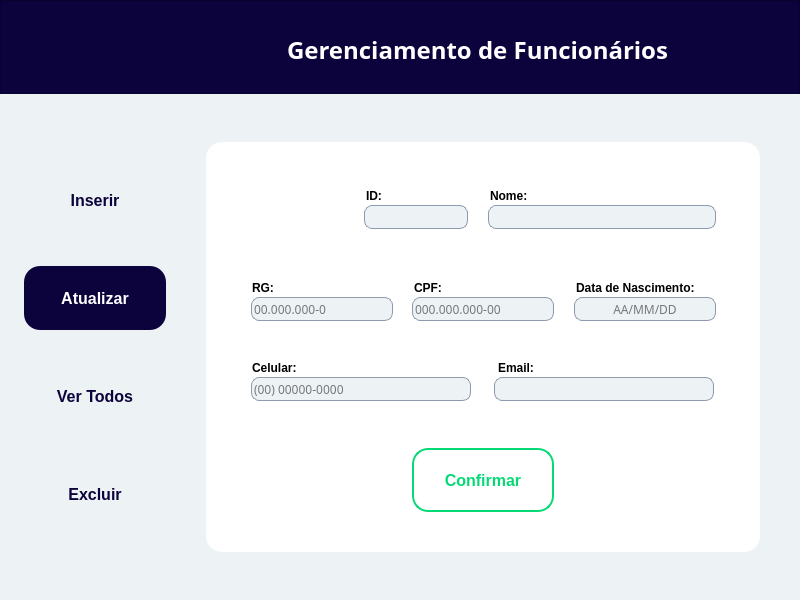
<?xml version="1.0" encoding="UTF-8"?>
<ui version="4.0">
 <class>atualizarFuncionario</class>
 <widget class="QMainWindow" name="atualizarFuncionario">
  <property name="enabled">
   <bool>true</bool>
  </property>
  <property name="geometry">
   <rect>
    <x>0</x>
    <y>0</y>
    <width>800</width>
    <height>600</height>
   </rect>
  </property>
  <property name="windowTitle">
   <string>Gerenciamento de Funcionários</string>
  </property>
  <property name="windowIcon">
   <iconset>
    <selectedon>minilogo.png</selectedon>
   </iconset>
  </property>
  <property name="styleSheet">
   <string notr="true">background: #EDF2F4;</string>
  </property>
  <widget class="QWidget" name="centralwidget">
   <widget class="QLineEdit" name="txtId">
    <property name="geometry">
     <rect>
      <x>364</x>
      <y>205</y>
      <width>104</width>
      <height>24</height>
     </rect>
    </property>
    <property name="font">
     <font>
      <family>Poppins Medium</family>
     </font>
    </property>
    <property name="styleSheet">
     <string notr="true">box-sizing: border-box;

position: absolute;
width: 352px;
height: 24px;
left: 364px;
top: 205px;

background: #EDF2F4;
border: 1px solid #8D99AE;
border-radius: 8px;</string>
    </property>
   </widget>
   <widget class="QLineEdit" name="txtDataNasc">
    <property name="geometry">
     <rect>
      <x>574</x>
      <y>297</y>
      <width>142</width>
      <height>24</height>
     </rect>
    </property>
    <property name="font">
     <font>
      <family>Poppins Medium</family>
     </font>
    </property>
    <property name="styleSheet">
     <string notr="true">box-sizing: border-box;

position: absolute;
width: 352px;
height: 24px;
left: 364px;
top: 205px;

background: #EDF2F4;
border: 1px solid #8D99AE;
border-radius: 8px;</string>
    </property>
    <property name="alignment">
     <set>Qt::AlignCenter</set>
    </property>
    <property name="placeholderText">
     <string>AA/MM/DD</string>
    </property>
   </widget>
   <widget class="QLineEdit" name="txtTelefone">
    <property name="geometry">
     <rect>
      <x>251</x>
      <y>377</y>
      <width>220</width>
      <height>24</height>
     </rect>
    </property>
    <property name="font">
     <font>
      <family>Poppins Medium</family>
     </font>
    </property>
    <property name="styleSheet">
     <string notr="true">box-sizing: border-box;

position: absolute;
width: 352px;
height: 24px;
left: 364px;
top: 205px;

background: #EDF2F4;
border: 1px solid #8D99AE;
border-radius: 8px;</string>
    </property>
    <property name="placeholderText">
     <string>(00) 00000-0000</string>
    </property>
   </widget>
   <widget class="QLineEdit" name="txtEmail">
    <property name="geometry">
     <rect>
      <x>494</x>
      <y>377</y>
      <width>220</width>
      <height>24</height>
     </rect>
    </property>
    <property name="font">
     <font>
      <family>Poppins Medium</family>
     </font>
    </property>
    <property name="styleSheet">
     <string notr="true">box-sizing: border-box;

position: absolute;
width: 352px;
height: 24px;
left: 364px;
top: 205px;

background: #EDF2F4;
border: 1px solid #8D99AE;
border-radius: 8px;</string>
    </property>
   </widget>
   <widget class="QLineEdit" name="txtCpf">
    <property name="geometry">
     <rect>
      <x>412</x>
      <y>297</y>
      <width>142</width>
      <height>24</height>
     </rect>
    </property>
    <property name="font">
     <font>
      <family>Poppins Medium</family>
     </font>
    </property>
    <property name="styleSheet">
     <string notr="true">box-sizing: border-box;

position: absolute;
width: 352px;
height: 24px;
left: 364px;
top: 205px;

background: #EDF2F4;
border: 1px solid #8D99AE;
border-radius: 8px;</string>
    </property>
    <property name="placeholderText">
     <string>000.000.000-00</string>
    </property>
   </widget>
   <widget class="QLineEdit" name="txtRg">
    <property name="geometry">
     <rect>
      <x>251</x>
      <y>297</y>
      <width>142</width>
      <height>24</height>
     </rect>
    </property>
    <property name="font">
     <font>
      <family>Poppins Medium</family>
     </font>
    </property>
    <property name="styleSheet">
     <string notr="true">box-sizing: border-box;

position: absolute;
width: 352px;
height: 24px;
left: 364px;
top: 205px;

background: #EDF2F4;
border: 1px solid #8D99AE;
border-radius: 8px;</string>
    </property>
    <property name="placeholderText">
     <string>00.000.000-0</string>
    </property>
   </widget>
   <widget class="QLineEdit" name="txtNome">
    <property name="geometry">
     <rect>
      <x>488</x>
      <y>205</y>
      <width>228</width>
      <height>24</height>
     </rect>
    </property>
    <property name="font">
     <font>
      <family>Poppins Medium</family>
     </font>
    </property>
    <property name="styleSheet">
     <string notr="true">box-sizing: border-box;

position: absolute;
width: 352px;
height: 24px;
left: 364px;
top: 205px;

background: #EDF2F4;
border: 1px solid #8D99AE;
border-radius: 8px;</string>
    </property>
   </widget>
   <widget class="QPushButton" name="btnConfirmar">
    <property name="geometry">
     <rect>
      <x>412</x>
      <y>448</y>
      <width>142</width>
      <height>64</height>
     </rect>
    </property>
    <property name="cursor">
     <cursorShape>PointingHandCursor</cursorShape>
    </property>
    <property name="styleSheet">
     <string notr="true">QPushButton{

box-sizing: border-box;

position: absolute;
width: 141px;
height: 64px;
left: 413px;
top: 448px;

background: #FFFFFF;
border: 2px solid #07D977;
border-radius: 16px;

position: absolute;
left: 2.84%;
right: 2.84%;
top: 31.25%;
bottom: 31.25%;

font-family: 'Poppins';
font-style: normal;
font-weight: 600;
font-size: 16px;
line-height: 24px;
/* identical to box height */

text-align: center;

color: #07D977;

}

QPushButton:hover{

box-sizing: border-box;

position: absolute;
left: 0%;
right: 0%;
top: 0%;
bottom: 0%;

background: #07D977;
border: 2px solid #07D977;
border-radius: 16px;

position: absolute;
left: 0.7%;
right: 0.7%;
top: 31.25%;
bottom: 31.25%;

font-family: 'Poppins';
font-style: normal;
font-weight: 600;
font-size: 16px;
line-height: 24px;
/* identical to box height */

text-align: center;

color: #FFFFFF;

}
</string>
    </property>
    <property name="text">
     <string>Confirmar</string>
    </property>
   </widget>
   <widget class="QPushButton" name="btnExcluir">
    <property name="geometry">
     <rect>
      <x>24</x>
      <y>462</y>
      <width>142</width>
      <height>64</height>
     </rect>
    </property>
    <property name="cursor">
     <cursorShape>PointingHandCursor</cursorShape>
    </property>
    <property name="styleSheet">
     <string notr="true">QPushButton{
position: absolute;
width: 141px;
height: 64px;
left: 24px;
top: 266px;

border-radius: 16px;

position: absolute;
left: 2.84%;
right: 2.84%;
top: 31.25%;
bottom: 31.25%;

font-family: 'Poppins';
font-style: normal;
font-weight: 600;
font-size: 16px;
line-height: 24px;
/* identical to box height */

text-align: center;

color: #0C033C;

}

QPushButton:hover{
position: absolute;
left: 0%;
right: 0%;
top: 0%;
bottom: 0%;

background: #0C033C;
border-radius: 16px;

position: absolute;
left: 0.7%;
right: 0.7%;
top: 31.25%;
bottom: 31.25%;

font-family: 'Poppins';
font-style: normal;
font-weight: 600;
font-size: 16px;
line-height: 24px;
/* identical to box height */

text-align: center;

color: #FFFFFF;

}
</string>
    </property>
    <property name="text">
     <string>Excluir</string>
    </property>
   </widget>
   <widget class="QPushButton" name="btnverTodos">
    <property name="geometry">
     <rect>
      <x>24</x>
      <y>364</y>
      <width>142</width>
      <height>64</height>
     </rect>
    </property>
    <property name="cursor">
     <cursorShape>PointingHandCursor</cursorShape>
    </property>
    <property name="styleSheet">
     <string notr="true">QPushButton{
position: absolute;
width: 141px;
height: 64px;
left: 24px;
top: 266px;

border-radius: 16px;

position: absolute;
left: 2.84%;
right: 2.84%;
top: 31.25%;
bottom: 31.25%;

font-family: 'Poppins';
font-style: normal;
font-weight: 600;
font-size: 16px;
line-height: 24px;
/* identical to box height */

text-align: center;

color: #0C033C;

}

QPushButton:hover{
position: absolute;
left: 0%;
right: 0%;
top: 0%;
bottom: 0%;

background: #0C033C;
border-radius: 16px;

position: absolute;
left: 0.7%;
right: 0.7%;
top: 31.25%;
bottom: 31.25%;

font-family: 'Poppins';
font-style: normal;
font-weight: 600;
font-size: 16px;
line-height: 24px;
/* identical to box height */

text-align: center;

color: #FFFFFF;

}
</string>
    </property>
    <property name="text">
     <string>Ver Todos</string>
    </property>
   </widget>
   <widget class="QPushButton" name="btnAtualizar">
    <property name="enabled">
     <bool>false</bool>
    </property>
    <property name="geometry">
     <rect>
      <x>24</x>
      <y>266</y>
      <width>142</width>
      <height>64</height>
     </rect>
    </property>
    <property name="styleSheet">
     <string notr="true">position: absolute;
left: 0%;
right: 0%;
top: 0%;
bottom: 0%;

background: #0C033C;
border-radius: 16px;

position: absolute;
left: 0.7%;
right: 0.7%;
top: 31.25%;
bottom: 31.25%;

font-family: 'Poppins';
font-style: normal;
font-weight: 600;
font-size: 16px;
line-height: 24px;
/* identical to box height */

text-align: center;

color: #FFFFFF;
</string>
    </property>
    <property name="text">
     <string>Atualizar</string>
    </property>
   </widget>
   <widget class="QPushButton" name="btnInserir">
    <property name="geometry">
     <rect>
      <x>24</x>
      <y>168</y>
      <width>142</width>
      <height>64</height>
     </rect>
    </property>
    <property name="cursor">
     <cursorShape>PointingHandCursor</cursorShape>
    </property>
    <property name="styleSheet">
     <string notr="true">QPushButton{
position: absolute;
width: 141px;
height: 64px;
left: 24px;
top: 266px;

border-radius: 16px;

position: absolute;
left: 2.84%;
right: 2.84%;
top: 31.25%;
bottom: 31.25%;

font-family: 'Poppins';
font-style: normal;
font-weight: 600;
font-size: 16px;
line-height: 24px;
/* identical to box height */

text-align: center;

color: #0C033C;

}

QPushButton:hover{
position: absolute;
left: 0%;
right: 0%;
top: 0%;
bottom: 0%;

background: #0C033C;
border-radius: 16px;

position: absolute;
left: 0.7%;
right: 0.7%;
top: 31.25%;
bottom: 31.25%;

font-family: 'Poppins';
font-style: normal;
font-weight: 600;
font-size: 16px;
line-height: 24px;
/* identical to box height */

text-align: center;

color: #FFFFFF;

}
</string>
    </property>
    <property name="text">
     <string>Inserir</string>
    </property>
   </widget>
   <widget class="QFrame" name="frame">
    <property name="geometry">
     <rect>
      <x>0</x>
      <y>0</y>
      <width>800</width>
      <height>94</height>
     </rect>
    </property>
    <property name="styleSheet">
     <string notr="true">position: absolute;
width: 800px;
height: 94px;
left: 0px;
top: 0px;

background: #0C033C;
</string>
    </property>
    <property name="frameShape">
     <enum>QFrame::StyledPanel</enum>
    </property>
    <property name="frameShadow">
     <enum>QFrame::Raised</enum>
    </property>
    <widget class="QLabel" name="label_9">
     <property name="geometry">
      <rect>
       <x>287</x>
       <y>32</y>
       <width>392</width>
       <height>36</height>
      </rect>
     </property>
     <property name="font">
      <font>
       <family>Poppins</family>
       <pointsize>-1</pointsize>
       <weight>75</weight>
       <italic>false</italic>
       <bold>true</bold>
      </font>
     </property>
     <property name="styleSheet">
      <string notr="true">position: absolute;
width: 344px;
height: 36px;
left: 295px;
top: 32px;

font-family: 'Poppins';
font-style: normal;
font-weight: 600;
font-size: 24px;
line-height: 36px;
/* identical to box height */

background: #0C033C;
color: #FFFFFF;
</string>
     </property>
     <property name="text">
      <string>Gerenciamento de Funcionários</string>
     </property>
    </widget>
    <widget class="QPushButton" name="back">
     <property name="geometry">
      <rect>
       <x>32</x>
       <y>32</y>
       <width>41</width>
       <height>41</height>
      </rect>
     </property>
     <property name="cursor">
      <cursorShape>PointingHandCursor</cursorShape>
     </property>
     <property name="styleSheet">
      <string notr="true">QPushButton{
image: url(:/logo/1x/arrow.png);

background: #0C033C;
position: absolute;
left: 0%;
right: 0%;
top: 0%;
bottom: 0%;

border-radius: 16px;
}

QPushButton:hover{

image: url(:/logo/1x/arrowhover.png);

background: #0C033C;

position: absolute;
left: 0%;
right: 0%;
top: 0%;
bottom: 0%;
border-radius: 16px;
}
</string>
     </property>
     <property name="text">
      <string/>
     </property>
     <property name="icon">
      <iconset>
       <selectedon>arrow.png</selectedon>
      </iconset>
     </property>
    </widget>
    <widget class="QLabel" name="label_10">
     <property name="geometry">
      <rect>
       <x>72</x>
       <y>20</y>
       <width>100</width>
       <height>60</height>
      </rect>
     </property>
     <property name="text">
      <string/>
     </property>
     <property name="pixmap">
      <pixmap>iconelogo.png</pixmap>
     </property>
    </widget>
   </widget>
   <widget class="QLabel" name="label">
    <property name="geometry">
     <rect>
      <x>206</x>
      <y>142</y>
      <width>554</width>
      <height>410</height>
     </rect>
    </property>
    <property name="font">
     <font>
      <family>Poppins Medium</family>
     </font>
    </property>
    <property name="styleSheet">
     <string notr="true">position: absolute;
width: 554px;
height: 410px;
left: 206px;
top: 142px;

background: #FFFFFF;
box-shadow: 2px 2px 10px rgba(0, 0, 0, 0.25);
border-radius: 16px;
</string>
    </property>
    <property name="text">
     <string/>
    </property>
   </widget>
   <widget class="QLabel" name="label_2">
    <property name="geometry">
     <rect>
      <x>366</x>
      <y>188</y>
      <width>88</width>
      <height>16</height>
     </rect>
    </property>
    <property name="styleSheet">
     <string notr="true">background: #FFFFFF;
font-family: 'Poppins';
font-style: normal;
font-weight: 600;
font-size: 12px;
line-height: 18px;
/* identical to box height */


color: #000000;
</string>
    </property>
    <property name="text">
     <string>ID:</string>
    </property>
   </widget>
   <widget class="QLabel" name="label_3">
    <property name="geometry">
     <rect>
      <x>498</x>
      <y>360</y>
      <width>88</width>
      <height>16</height>
     </rect>
    </property>
    <property name="styleSheet">
     <string notr="true">background: #FFFFFF;
font-family: 'Poppins';
font-style: normal;
font-weight: 600;
font-size: 12px;
line-height: 18px;
/* identical to box height */


color: #000000;
</string>
    </property>
    <property name="text">
     <string>Email:</string>
    </property>
   </widget>
   <widget class="QLabel" name="label_4">
    <property name="geometry">
     <rect>
      <x>414</x>
      <y>280</y>
      <width>88</width>
      <height>16</height>
     </rect>
    </property>
    <property name="styleSheet">
     <string notr="true">background: #FFFFFF;
font-family: 'Poppins';
font-style: normal;
font-weight: 600;
font-size: 12px;
line-height: 18px;
/* identical to box height */


color: #000000;
</string>
    </property>
    <property name="text">
     <string>CPF:</string>
    </property>
   </widget>
   <widget class="QLabel" name="label_5">
    <property name="geometry">
     <rect>
      <x>576</x>
      <y>280</y>
      <width>132</width>
      <height>16</height>
     </rect>
    </property>
    <property name="styleSheet">
     <string notr="true">background: #FFFFFF;
font-family: 'Poppins';
font-style: normal;
font-weight: 600;
font-size: 12px;
line-height: 18px;
/* identical to box height */


color: #000000;
</string>
    </property>
    <property name="text">
     <string>Data de Nascimento:</string>
    </property>
   </widget>
   <widget class="QLabel" name="label_6">
    <property name="geometry">
     <rect>
      <x>252</x>
      <y>360</y>
      <width>88</width>
      <height>16</height>
     </rect>
    </property>
    <property name="styleSheet">
     <string notr="true">background: #FFFFFF;
font-family: 'Poppins';
font-style: normal;
font-weight: 600;
font-size: 12px;
line-height: 18px;
/* identical to box height */


color: #000000;
</string>
    </property>
    <property name="text">
     <string>Celular:</string>
    </property>
   </widget>
   <widget class="QLabel" name="label_7">
    <property name="geometry">
     <rect>
      <x>252</x>
      <y>280</y>
      <width>88</width>
      <height>16</height>
     </rect>
    </property>
    <property name="styleSheet">
     <string notr="true">background: #FFFFFF;
font-family: 'Poppins';
font-style: normal;
font-weight: 600;
font-size: 12px;
line-height: 18px;
/* identical to box height */


color: #000000;
</string>
    </property>
    <property name="text">
     <string>RG:</string>
    </property>
   </widget>
   <widget class="QLabel" name="label_8">
    <property name="geometry">
     <rect>
      <x>490</x>
      <y>188</y>
      <width>88</width>
      <height>16</height>
     </rect>
    </property>
    <property name="styleSheet">
     <string notr="true">background: #FFFFFF;
font-family: 'Poppins';
font-style: normal;
font-weight: 600;
font-size: 12px;
line-height: 18px;
/* identical to box height */


color: #000000;
</string>
    </property>
    <property name="text">
     <string>Nome:</string>
    </property>
   </widget>
   <widget class="QLabel" name="label_12">
    <property name="geometry">
     <rect>
      <x>270</x>
      <y>190</y>
      <width>41</width>
      <height>41</height>
     </rect>
    </property>
    <property name="styleSheet">
     <string notr="true">background: #FFFFFF;</string>
    </property>
    <property name="text">
     <string/>
    </property>
    <property name="pixmap">
     <pixmap>iconedit.png</pixmap>
    </property>
   </widget>
   <zorder>label</zorder>
   <zorder>txtId</zorder>
   <zorder>txtDataNasc</zorder>
   <zorder>txtTelefone</zorder>
   <zorder>txtEmail</zorder>
   <zorder>txtCpf</zorder>
   <zorder>txtRg</zorder>
   <zorder>txtNome</zorder>
   <zorder>btnConfirmar</zorder>
   <zorder>btnExcluir</zorder>
   <zorder>btnverTodos</zorder>
   <zorder>btnAtualizar</zorder>
   <zorder>btnInserir</zorder>
   <zorder>frame</zorder>
   <zorder>label_2</zorder>
   <zorder>label_3</zorder>
   <zorder>label_4</zorder>
   <zorder>label_5</zorder>
   <zorder>label_6</zorder>
   <zorder>label_7</zorder>
   <zorder>label_8</zorder>
   <zorder>label_12</zorder>
  </widget>
 </widget>
 <resources>
  <include location="icones.qrc"/>
 </resources>
 <connections/>
</ui>
